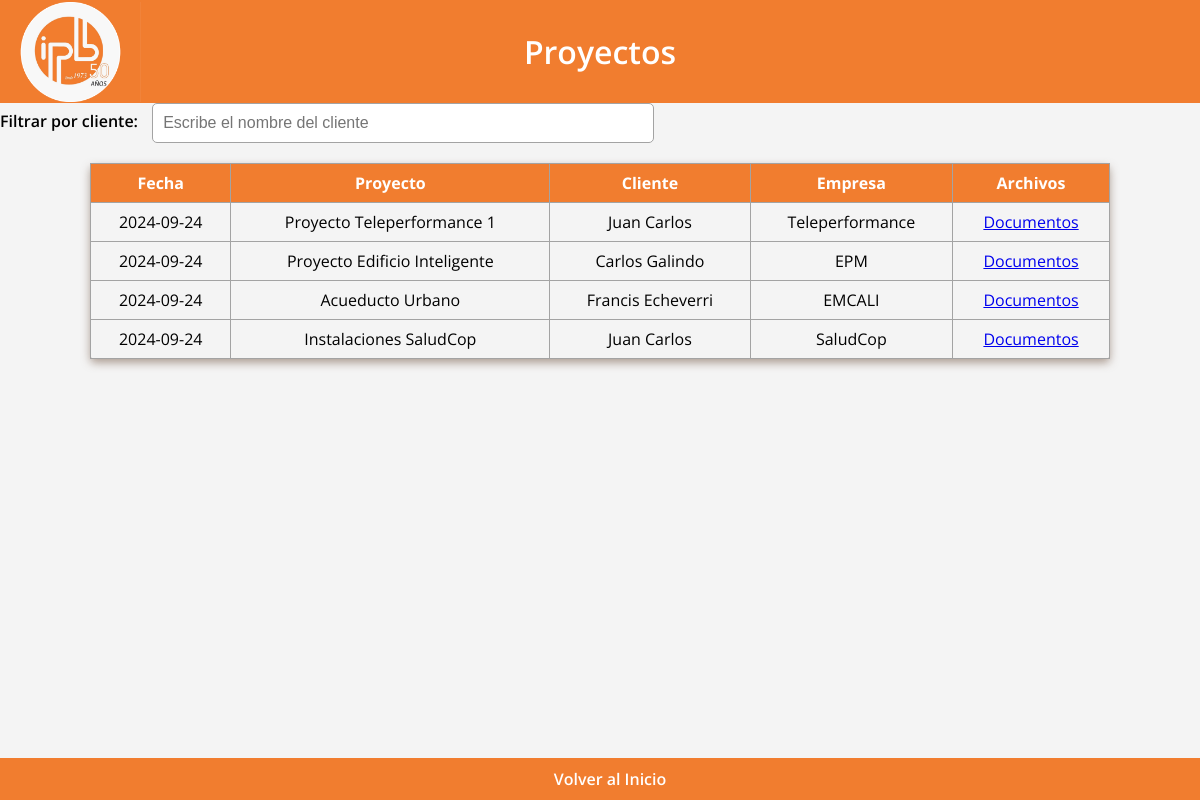
Page /lista_proyectos on the committed database.
### app.py (models this page shows, shortened)
class Cotizacion(db.Model):
    id = db.Column(db.Integer, primary_key=True)
    fecha = db.Column(db.Date, default=lambda: datetime.now(pytz.timezone('America/Bogota')).date())
    ciudad = db.Column(db.String(100), nullable=False)
    empresa = db.Column(db.String(100), nullable=False)
    proyecto = db.Column(db.String(100), nullable=False)
    plazo = db.Column(db.String(100), nullable=False)
    entrega = db.Column(db.String(100), nullable=False)
    anticipo = db.Column(db.Integer, nullable=False)
    p_acta = db.Column(db.Integer, nullable=False)
    f_acta = db.Column(db.Integer, nullable=False)
    consecutivo = db.Column(db.Integer, nullable=False)
    version_padre_id = db.Column(db.Integer, db.ForeignKey('cotizacion.id'), nullable=True)
    versiones = db.relationship('Cotizacion', backref=db.backref('version_padre', remote_side=[id]), lazy=True)
    productos_detalle = db.relationship('CotizacionProducto', backref='cotizacion', lazy=True)
    cliente_id = db.Column(db.Integer, db.ForeignKey('cliente.id'), nullable=False)
    cliente = db.relationship('Cliente', backref=db.backref('cotizaciones', lazy=True))
    servicio = db.Column(db.String(1000), nullable=False, default="v")

class Cliente(db.Model):
    id = db.Column(db.Integer, primary_key=True)
    nombre = db.Column(db.String(100), nullable=False)
    celular = db.Column(db.Integer, nullable=False)
    email = db.Column(db.String(100), nullable=False)
    """
    cotizacion_id = db.Column(db.Integer, db.ForeignKey('cotizacion.id'))
    cotizaciones = db.relationship('Cotizacion', back_populates='clienten', order_by='Cotizacion.id')
    """

### app.py (the view)
@app.route('/lista_proyectos')
def lista_proyectos():
    cotizaciones = Cotizacion.query.all()
    documentos = Document.query.all()
    proyectos_unicos = {}
    for cotizacion in cotizaciones:
        docs_asociados = []
        for documento in documentos:
            if documento.cotizacion_id == cotizacion.id:
                docs_asociados.append(documento)
        if docs_asociados:  # Si hay documentos asociados
            if cotizacion.proyecto not in proyectos_unicos:
                proyectos_unicos[cotizacion.proyecto] = {
                    "cotizacion": cotizacion,
                    "documentos": docs_asociados
                }
    return render_template('lista_proyectos.html', cotizaciones=list(proyectos_unicos.values()))

### templates/lista_proyectos.html (shortened to what this page needs)
<!DOCTYPE html>
<html lang="en">
<head>
    <link rel="stylesheet" href="{{ url_for('static', filename='styleListaCotizaciones.css') }}">
</head>
<body>
    <header>
        <img src="{{ url_for('static', filename='logobonito.png') }}" alt="Logo de IPB SAS" class="logobonito">
        <h1>Proyectos</h1>
    </header>
    <div class="filters">
        <label for="clienteFiltro">Filtrar por cliente:</label>
        <input type="text" id="clienteFiltro" placeholder="Escribe el nombre del cliente" onkeyup="filtrarCliente()">
    </div>
    <table id="myTable" border="1" class="cotizaciones">
        <thead>
            <tr>
                <th>Fecha</th>
                <th>Proyecto</th>
                <th>Cliente</th>
                <th>Empresa</th>
                <th>Archivos</th>
            </tr>
        </thead>
        <tbody>
            {% for entry in cotizaciones %}
            <tr>
                <td>{{ entry['cotizacion'].fecha }}</td>
                <td>{{ entry['cotizacion'].proyecto }}</td>
                <td>{{ entry['cotizacion'].cliente.nombre }}</td>
                <td>{{ entry['cotizacion'].empresa }}</td>
                <td><a href="/documentos/{{ entry['cotizacion'].id }}" class="btn-ver-cotizacion">Documentos</a></td>
            </tr>
            {% endfor %}
        </tbody>
    </table>
    <footer>
        <a href="/" class="support-link">Volver al Inicio</a>
    </footer>
</body>
</html>

### static/styleListaCotizaciones.css (style rules this page uses)
html, body { height: 100%; margin: 0; }
body { display: flex; flex-direction: column; font-family: 'Open Sans', Arial, sans-serif; padding: 0; box-sizing: border-box; background-color: #f4f4f4; }
header .logobonito { height: 100px; width: auto; position: absolute; top: 50%; left: 0; transform: translateY(-50%); }
header { background-color: #f17d2f; color: white; padding: 30px; text-align: center; position: relative; }
h1 { margin: 0; font-weight: 600; }
table { width: 85%; margin: 20px auto; border-collapse: collapse; border: 1px solid #a3a3a3; border-radius: 5px; box-shadow: 0 4px 8px #6b4e3a80; }
th, td { padding: 8px; text-align: center; border-bottom: 1px solid #a3a3a3; }
th { background-color: #f17d2f; color: white; }
input[type="text"], button { display: inline-block; vertical-align: middle; }
input[type="text"] { padding: 10px; border-radius: 5px; border: 1px solid #a3a3a3; width: 40%; font-size: 16px; }
footer { background-color: #f17d2f; color: white; padding: 10px; text-align: center; position: fixed; width: 100%; bottom: 0; }
.support-link { color: white; text-decoration: none; font-weight: 600; }
label { font-weight: 600; margin-right: 10px; }

### rows in the picture
Cotizacion: cotizacion.fecha "2024-09-24", cotizacion.proyecto "Proyecto Teleperformance 1", cotizacion.empresa "Teleperformance"
Cliente: cotizacion.cliente.nombre "Juan Carlos" "Juan Carlos"
Cotizacion: cotizacion.fecha "2024-09-24", cotizacion.proyecto "Proyecto Edificio Inteligente", cotizacion.empresa "EPM"
Cliente: cotizacion.cliente.nombre "Carlos Galindo"
Cotizacion: cotizacion.fecha "2024-09-24", cotizacion.proyecto "Acueducto Urbano", cotizacion.empresa "EMCALI"
Cliente: cotizacion.cliente.nombre "Francis Echeverri"
Cotizacion: cotizacion.fecha "2024-09-24", cotizacion.proyecto "Instalaciones SaludCop", cotizacion.empresa "SaludCop"
